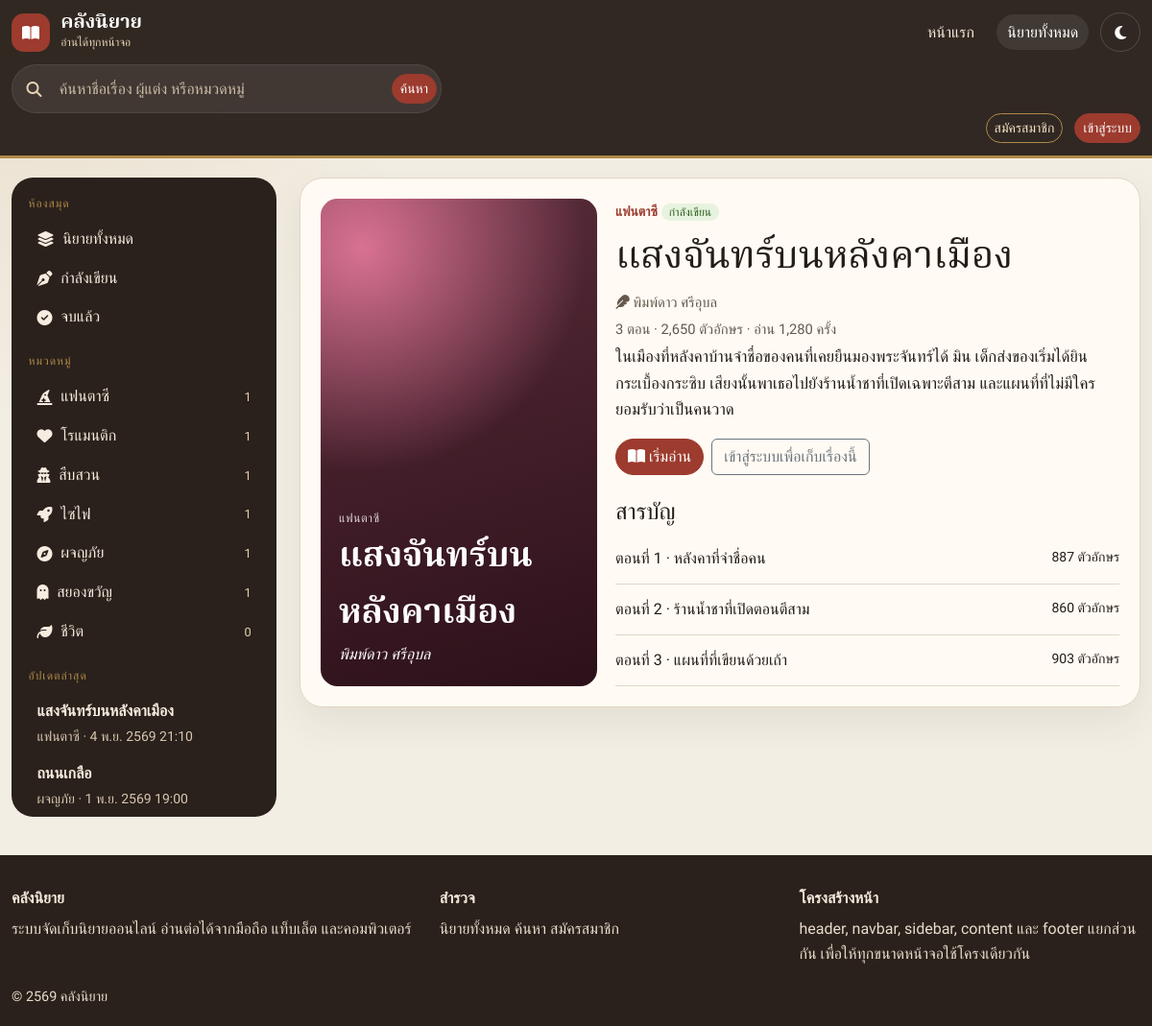
/index.php?page=novel&slug=moonlight-roof, run on the app's committed database.
### tables this page shows
CREATE TABLE categories (
    id INT UNSIGNED NOT NULL AUTO_INCREMENT,
    name VARCHAR(80) NOT NULL,
    slug VARCHAR(120) NOT NULL,
    description VARCHAR(255) NOT NULL DEFAULT '',
    icon VARCHAR(60) NOT NULL DEFAULT 'fa-book',
    sort_order INT NOT NULL DEFAULT 0,
    created_at DATETIME NOT NULL DEFAULT CURRENT_TIMESTAMP,
    PRIMARY KEY (id),
    UNIQUE KEY uq_categories_slug (slug)
);

CREATE TABLE novels (
    id INT UNSIGNED NOT NULL AUTO_INCREMENT,
    title VARCHAR(200) NOT NULL,
    slug VARCHAR(220) NOT NULL,
    author_name VARCHAR(120) NOT NULL,
    category_id INT UNSIGNED NOT NULL,
    synopsis TEXT NOT NULL,
    cover_image VARCHAR(255) DEFAULT NULL,
    status ENUM('ongoing', 'completed', 'hiatus') NOT NULL DEFAULT 'ongoing',
    is_published TINYINT(1) NOT NULL DEFAULT 1,
    view_count INT UNSIGNED NOT NULL DEFAULT 0,
    created_by INT UNSIGNED DEFAULT NULL,
    created_at DATETIME NOT NULL DEFAULT CURRENT_TIMESTAMP,
    updated_at DATETIME NOT NULL DEFAULT CURRENT_TIMESTAMP ON UPDATE CURRENT_TIMESTAMP,
    PRIMARY KEY (id),
    UNIQUE KEY uq_novels_slug (slug),
    KEY idx_novels_category (category_id),
    KEY idx_novels_pub_updated (is_published, updated_at),
    CONSTRAINT fk_novels_category FOREIGN KEY (category_id) REFERENCES categories (id) ON UPDATE CASCADE ON DELETE RESTRICT,
    CONSTRAINT fk_novels_user FOREIGN KEY (created_by) REFERENCES users (id) ON UPDATE CASCADE ON DELETE SET NULL
);

CREATE TABLE chapters (
    id INT UNSIGNED NOT NULL AUTO_INCREMENT,
    novel_id INT UNSIGNED NOT NULL,
    chapter_number INT UNSIGNED NOT NULL,
    title VARCHAR(200) NOT NULL,
    content LONGTEXT NOT NULL,
    is_published TINYINT(1) NOT NULL DEFAULT 1,
    view_count INT UNSIGNED NOT NULL DEFAULT 0,
    created_at DATETIME NOT NULL DEFAULT CURRENT_TIMESTAMP,
    updated_at DATETIME NOT NULL DEFAULT CURRENT_TIMESTAMP ON UPDATE CURRENT_TIMESTAMP,
    PRIMARY KEY (id),
    UNIQUE KEY uq_chapter_number (novel_id, chapter_number),
    CONSTRAINT fk_chapters_novel FOREIGN KEY (novel_id) REFERENCES novels (id) ON UPDATE CASCADE ON DELETE CASCADE
);

### includes/functions.php (called while the page is built, shortened)
<?php
function e(mixed $value): string
{
    return htmlspecialchars($value, ENT_QUOTES | ENT_SUBSTITUTE, 'UTF-8');
}
function url(string $page, array $params = []): string
{
    $query = array_merge(['page' => $page], $params);
    $query = array_filter(
        $query,
        static fn (mixed $value): bool => $value !== null && $value !== ''
    );
    return 'index.php?' . http_build_query($query);
}
function db(): PDO
{
    static $pdo = null;
    if ($pdo instanceof PDO) {
        return $pdo;
    }
    $c = app_config()['db'] ?? [];
    $dsn = sprintf(
        'mysql:host=%s;port=%d;dbname=%s;charset=%s',
        (string) ($c['host'] ?? '127.0.0.1'),
        (int) ($c['port'] ?? 3306),
        (string) ($c['name'] ?? ''),
        (string) ($c['charset'] ?? 'utf8mb4')
    );
    $pdo = new PDO($dsn, (string) ($c['user'] ?? ''), (string) ($c['pass'] ?? ''), [
        PDO::ATTR_ERRMODE => PDO::ERRMODE_EXCEPTION,
        PDO::ATTR_DEFAULT_FETCH_MODE => PDO::FETCH_ASSOC,
        PDO::ATTR_EMULATE_PREPARES => false,
    ]);
    $pdo->exec("SET time_zone = '+07:00'");
    return $pdo;
}
function current_user(): ?array
{
    $userId = $_SESSION['user_id'] ?? null;
    if (!is_int($userId) && !(is_string($userId) && ctype_digit($userId))) {
        return null;
    }
    static $user = null;
    return $user;
}
function novel_status_label(string $status): string
{
    return match ($status) {
        'ongoing' => 'กำลังเขียน',
        'completed' => 'จบแล้ว',
        'hiatus' => 'พักเรื่อง',
        default => $status,
    };
}
function icon_class(string $icon): string
{
    $icon = trim($icon);
    return 'fa-solid ' . $icon;
}
function cover_hue(string $seed): int
{
    $unsigned = (int) sprintf('%u', crc32($seed));
    return $unsigned % 360;
}
function thai_datetime(?string $value): string
{
    $timestamp = strtotime($value);
    $months = [
        1 => 'ม.ค.', 'ก.พ.', 'มี.ค.', 'เม.ย.', 'พ.ค.', 'มิ.ย.',
        'ก.ค.', 'ส.ค.', 'ก.ย.', 'ต.ค.', 'พ.ย.', 'ธ.ค.',
    ];
    return date('j', $timestamp) . ' ' . $months[(int) date('n', $timestamp)]
        . ' ' . ((int) date('Y', $timestamp) + 543)
        . ' ' . date('H:i', $timestamp);
}

### includes/library.php (called while the page is built, shortened)
<?php
function novel_select_sql(): string
{
    return 'SELECT n.id, n.title, n.slug, n.author_name, n.category_id, n.synopsis, n.cover_image,
                   n.status, n.is_published, n.view_count, n.created_by, n.created_at, n.updated_at,
                   c.name AS category_name, c.slug AS category_slug, c.icon AS category_icon,
                   (SELECT COUNT(*) FROM chapters ch WHERE ch.novel_id = n.id AND ch.is_published = 1) AS chapter_count,
                   (SELECT COUNT(*) FROM chapters ch2 WHERE ch2.novel_id = n.id) AS chapter_total
            FROM novels n
            INNER JOIN categories c ON c.id = n.category_id';
}
function novel_filters(array $filters): array
{
    $where = [];
    $params = [];
    if (empty($filters['include_unpublished'])) {
        $where[] = 'n.is_published = 1';
    }
    if (!empty($filters['slug'])) {
        $where[] = 'n.slug = ?';
        $params[] = (string) $filters['slug'];
    }
    $order = match ($filters['sort'] ?? 'new') {
        'popular' => 'n.view_count DESC, n.updated_at DESC',
        'title' => 'n.title ASC',
        'old' => 'n.created_at ASC',
        default => 'n.updated_at DESC',
    };
    return [$where, $params, $order];
}
function query_novels(array $filters, int $limit, int $offset = 0): array
{
    [$where, $params, $order] = novel_filters($filters);
    $limit = max(1, min(60, $limit));
    $offset = max(0, $offset);
    $sql = novel_select_sql()
        . ' WHERE ' . implode(' AND ', $where)
        . ' ORDER BY ' . $order
        . ' LIMIT ' . $limit . ' OFFSET ' . $offset;
    $stmt = db()->prepare($sql);
    $stmt->execute($params);
    return $stmt->fetchAll();
}
function find_novel_by_slug(string $slug, bool $includeUnpublished = false): ?array
{
    $rows = query_novels([
        'slug' => $slug,
        'include_unpublished' => $includeUnpublished,
    ], 1);
    return $rows[0] ?? null;
}
function categories_with_counts(): array
{
    $sql = 'SELECT c.*, COUNT(n.id) AS novel_count
            FROM categories c
            LEFT JOIN novels n ON n.category_id = c.id AND n.is_published = 1
            GROUP BY c.id
            ORDER BY c.sort_order ASC, c.name ASC';
    return db()->query($sql)->fetchAll();
}
function latest_novels(int $limit = 8): array
{
    return query_novels(['sort' => 'new'], $limit);
}
function chapters_of(int $novelId, bool $includeUnpublished = false): array
{
    $sql = 'SELECT id, novel_id, chapter_number, title, is_published, view_count, created_at, updated_at,
                   CHAR_LENGTH(content) AS content_length
            FROM chapters
            WHERE novel_id = ?';
    if (!$includeUnpublished) {
        $sql .= ' AND is_published = 1';
    }
    $sql .= ' ORDER BY chapter_number ASC';
    $stmt = db()->prepare($sql);
    $stmt->execute([$novelId]);
    return $stmt->fetchAll();
}
function viewer_is_admin(): bool
{
    return (current_user()['role'] ?? '') === 'admin';
}

### content/novel.php (the view, shortened to what this page needs)
<?php
$slug = trim((string) ($_GET['slug'] ?? ''));
$allowHidden = viewer_is_admin();
$novel = $slug === '' ? null : find_novel_by_slug($slug, $allowHidden);
$chapters = chapters_of((int) $novel['id'], $allowHidden);
$length = 0;
foreach ($chapters as $chapter) {
    if ((int) $chapter['is_published'] === 1 || $allowHidden) {
        $length += (int) $chapter['content_length'];
    }
}
$me = current_user();
$bookmarked = $me ? is_bookmarked((int) $me['id'], (int) $novel['id']) : false;
$progress = $me ? progress_for((int) $me['id'], (int) $novel['id']) : null;
$firstNumber = isset($chapters[0]) ? $chapters[0]['chapter_number'] : null;
$hue = cover_hue((string) $novel['slug']);
?>
<article class="novel-detail">
    <div class="detail-cover" style="--hue: <?= $hue ?>">
        <?php if (!empty($novel['cover_image'])): ?>
            <img src="<?= e(upload_url((string) $novel['cover_image'])) ?>" alt="">
        <?php else: ?>
            <span class="cover-kicker"><?= e($novel['category_name']) ?></span>
            <strong><?= e($novel['title']) ?></strong>
            <em><?= e($novel['author_name']) ?></em>
        <?php endif; ?>
    </div>
    <div>
        <p class="mb-2">
            <a class="category-link" href="<?= e(url('category', ['slug' => $novel['category_slug']])) ?>"><?= e($novel['category_name']) ?></a>
            <span class="status-pill status-<?= e((string) $novel['status']) ?>"><?= e(novel_status_label((string) $novel['status'])) ?></span>
        </p>
        <h1><?= e($novel['title']) ?></h1>
        <p class="author"><i class="fa-solid fa-feather" aria-hidden="true"></i> <?= e($novel['author_name']) ?></p>
        <p class="meta"><?= number_format(count($chapters)) ?> ตอน · <?= number_format($length) ?> ตัวอักษร · อ่าน <?= number_format((int) $novel['view_count']) ?> ครั้ง</p>
        <p class="synopsis"><?= nl2br(e((string) $novel['synopsis']), false) ?></p>
        <div class="d-flex flex-wrap gap-2">
            <?php if ($firstNumber !== null): ?>
                <?php $start = $progress['chapter_number'] ?? $firstNumber; ?>
                <a class="btn btn-seal" href="<?= e(url('read', ['slug' => $novel['slug'], 'chapter' => (int) $start])) ?>">
                    <i class="fa-solid fa-book-open" aria-hidden="true"></i>
                    <?= $progress ? 'อ่านต่อตอนที่ ' . number_format((int) $progress['chapter_number']) : 'เริ่มอ่าน' ?>
                </a>
            <?php endif; ?>
            <?php if ($me): ?>
                <form method="post" action="<?= e(url('bookmark')) ?>">
                    <?= csrf_field() ?>
                    <input type="hidden" name="novel_id" value="<?= (int) $novel['id'] ?>">
                    <input type="hidden" name="back" value="<?= e(current_url()) ?>">
                    <button class="btn btn-outline-secondary" type="submit">
                        <i class="fa-<?= $bookmarked ? 'solid' : 'regular' ?> fa-bookmark" aria-hidden="true"></i>
                        <?= $bookmarked ? 'เอาออกจากชั้นหนังสือ' : 'เก็บเข้าชั้นหนังสือ' ?>
                    </button>
                </form>
            <?php else: ?>
                <a class="btn btn-outline-secondary" href="<?= e(url('login')) ?>">เข้าสู่ระบบเพื่อเก็บเรื่องนี้</a>
            <?php endif; ?>
        </div>
        <h2 class="h4 mt-4">สารบัญ</h2>
        <?php if ($chapters === []): ?>
            <?php render_empty('fa-list', 'ยังไม่มีตอน', 'ผู้ดูแลสามารถเพิ่มตอนได้จากหน้าจัดการ'); ?>
        <?php else: ?>
            <ol class="chapter-index">
                <?php foreach ($chapters as $chapter): ?>
                    <li>
                        <a href="<?= e(url('read', ['slug' => $novel['slug'], 'chapter' => (int) $chapter['chapter_number']])) ?>">
                            <span>ตอนที่ <?= number_format((int) $chapter['chapter_number']) ?> · <?= e($chapter['title']) ?></span>
                            <small><?= (int) $chapter['is_published'] === 1 ? number_format((int) $chapter['content_length']) . ' ตัวอักษร' : 'ฉบับร่าง' ?></small>
                        </a>
                    </li>
                <?php endforeach; ?>
            </ol>
        <?php endif; ?>
    </div>
</article>

### includes/sidebar.php (shortened to what this page needs)
<?php
if (!isset($sidebarData)) {
    $sidebarData = [
        'categories' => categories_with_counts(),
        'latest' => latest_novels(5),
    ];
}
if (!function_exists('render_sidebar_menu')) {
    function render_sidebar_menu(array $sidebarData): void
    {
        global $page;
        $currentCategory = ($page ?? '') === 'category' ? (string) ($_GET['slug'] ?? '') : '';
        $status = ($page ?? '') === 'novels' ? (string) ($_GET['status'] ?? '') : '';
        ?>
        <p class="sidebar-kicker">ห้องสมุด</p>
        <nav class="sidebar-nav" aria-label="ทางลัดในคลัง">
            <a class="<?= $status === '' && ($page ?? '') === 'novels' ? 'is-active' : '' ?>" href="<?= e(url('novels')) ?>">
                <i class="fa-solid fa-layer-group" aria-hidden="true"></i> นิยายทั้งหมด
            </a>
            <a class="<?= $status === 'ongoing' ? 'is-active' : '' ?>" href="<?= e(url('novels', ['status' => 'ongoing'])) ?>">
                <i class="fa-solid fa-pen-nib" aria-hidden="true"></i> กำลังเขียน
            </a>
            <a class="<?= $status === 'completed' ? 'is-active' : '' ?>" href="<?= e(url('novels', ['status' => 'completed'])) ?>">
                <i class="fa-solid fa-circle-check" aria-hidden="true"></i> จบแล้ว
            </a>
        </nav>
        <p class="sidebar-kicker">หมวดหมู่</p>
        <nav class="sidebar-nav" aria-label="หมวดหมู่">
            <?php foreach ($sidebarData['categories'] as $category): ?>
                <a class="<?= $currentCategory === $category['slug'] ? 'is-active' : '' ?>" href="<?= e(url('category', ['slug' => $category['slug']])) ?>">
                    <i class="<?= e(icon_class((string) $category['icon'])) ?>" aria-hidden="true"></i>
                    <span><?= e($category['name']) ?></span>
                    <em><?= number_format((int) $category['novel_count']) ?></em>
                </a>
            <?php endforeach; ?>
        </nav>
        <p class="sidebar-kicker">อัปเดตล่าสุด</p>
        <ul class="latest-list">
            <?php foreach ($sidebarData['latest'] as $novel): ?>
                <li>
                    <a href="<?= e(url('novel', ['slug' => $novel['slug']])) ?>">
                        <strong><?= e($novel['title']) ?></strong>
                        <small><?= e($novel['category_name']) ?> · <?= e(thai_datetime((string) $novel['updated_at'])) ?></small>
                    </a>
                </li>
            <?php endforeach; ?>
        </ul>
        <?php
    }
}
$mode = $sidebarMode ?? 'desktop';
if ($mode === 'offcanvas'): ?>
    <div class="offcanvas offcanvas-start sidebar-offcanvas" tabindex="-1" id="sidebarOffcanvas" aria-labelledby="sidebarOffcanvasLabel">
        <div class="offcanvas-header">
            <h2 class="offcanvas-title" id="sidebarOffcanvasLabel">สารบัญคลัง</h2>
            <button type="button" class="btn-close btn-close-white" data-bs-dismiss="offcanvas" aria-label="ปิด"></button>
        </div>
        <div class="offcanvas-body">
            <?php render_sidebar_menu($sidebarData); ?>
        </div>
    </div>
<?php else: ?>
    <aside class="sidebar" aria-label="สารบัญ">
        <?php render_sidebar_menu($sidebarData); ?>
    </aside>
<?php endif; ?>

### data on the page
categories: name "แฟนตาซี", novel_count "1"
categories: name "โรแมนติก", novel_count "1"
categories: name "สืบสวน", novel_count "1"
categories: name "ไซไฟ", novel_count "1"
categories: name "ผจญภัย", novel_count "1"
categories: name "สยองขวัญ", novel_count "1"
categories: name "ชีวิต", novel_count "0"
novels: title "แสงจันทร์บนหลังคาเมือง", category.name "แฟนตาซี", updated_at "4 พ.ย. 2569 21:10", author_name "พิมพ์ดาว ศรีอุบล", status "กำลังเขียน", view_count "1,280", synopsis "ในเมืองที่หลังคาบ้านจำชื่อของคนที่เคยยืนมองพระจันทร์ได้ มิน เด็กส่งของเริ่มได้ยินกระเบื้องกระซิบ เสียงนั้นพาเธอไปยังร้านน้ำชาที่เปิดเฉพาะตีสาม และแผนที่ที่ไม่มีใครยอมรับว่าเป็นคนวาด"
novels: title "ถนนเกลือ", category.name "ผจญภัย", updated_at "1 พ.ย. 2569 19:00"
chapters: chapter_number "1", title "หลังคาที่จำชื่อคน", content_length "887"
chapters: chapter_number "2", title "ร้านน้ำชาที่เปิดตอนตีสาม", content_length "860"
chapters: chapter_number "3", title "แผนที่ที่เขียนด้วยเถ้า", content_length "903"

### other printed values
$appName "คลังนิยาย"
count($chapters) "3"
$length "2,650"
